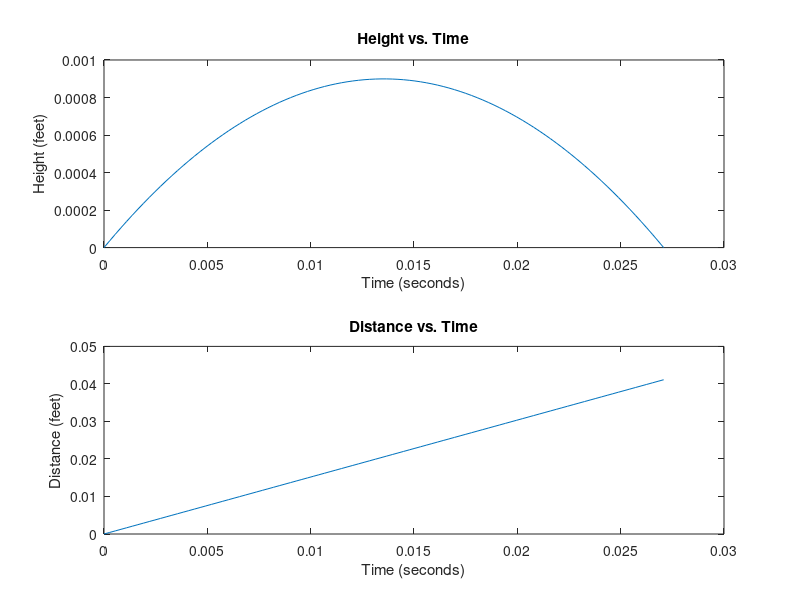

This figure's MATLAB source:
% MAtlab HW1
% ADRIEL VAZQUEZ
% 12/3/24
% Program calculates projectile distance and time and height of a projectile

% Clear all
clear;
clc;
close all;

% Gravity
g = 9.81;

% Ask the user if they want to use meters or feet
unit_choice = input('Enter 1 for Meters or 2 for Feet: ');

% Set conversion factors based on unit choice
if unit_choice == 1
    conversion = 1; % No conversion needed for meters
    unit = 'meters';
else
    conversion = 0.3048; % Converts feet to meters
    unit = 'feet';
end

% Get the initial velocity input
V0 = input(['Enter the initial velocity in ', unit, '/s: ']);
V0 = V0 * conversion; % Convert to meters if needed

% Get the angle of launch input
angle_deg = input('Enter the angle of launch in degrees (between 0 and 90): ');
angle_rad = angle_deg * pi / 180; % Conversion between degrees to radians

% Get the target distance input
target_distance = input(['Enter the target distance in ', unit, ': ']);
target_distance = target_distance * conversion; % Convert to meters

% Calculate velocities
V_vertical = V0 * sin(angle_rad);
V_horizontal = V0 * cos(angle_rad);

% Calculate the max height
h_max = (V_vertical^2) / (2 * g);

% Calculate the total time
t_flight = (2 * V_vertical) / g;

% Calculate the distance
x_distance = (V0^2 * sin(2 * angle_rad)) / g;

% Display the results
disp(' ');
disp('Results:');
disp(['Max Height: ', num2str(h_max, '%.2f'), ' meters (', num2str(h_max / 0.3048, '%.2f'), ' feet)']);
disp(['Flight Time: ', num2str(t_flight, '%.2f'), ' seconds']);
disp(['Horizontal distance: ', num2str(x_distance, '%.2f'), ' meters (', num2str(x_distance / 0.3048, '%.2f'), ' feet)']);

% Check if the projectile will hit the target
if x_distance >= target_distance
    disp('The target is in range.');
else
    disp('The target isnt in range.');
end

% Plot height vs. time
t = linspace(0, t_flight, 100);
y_distance = V_vertical * t - 0.5 * g * t.^2;
x_distance_t = V_horizontal * t;

figure;
subplot(2, 1, 1);
plot(t, y_distance);
title('Height vs. Time');
xlabel('Time (seconds)');
ylabel(['Height (', unit, ')']);

subplot(2, 1, 2);
plot(t, x_distance_t);
title('Distance vs. Time'); 
xlabel('Time (seconds)');
ylabel(['Distance (', unit, ')']); 
